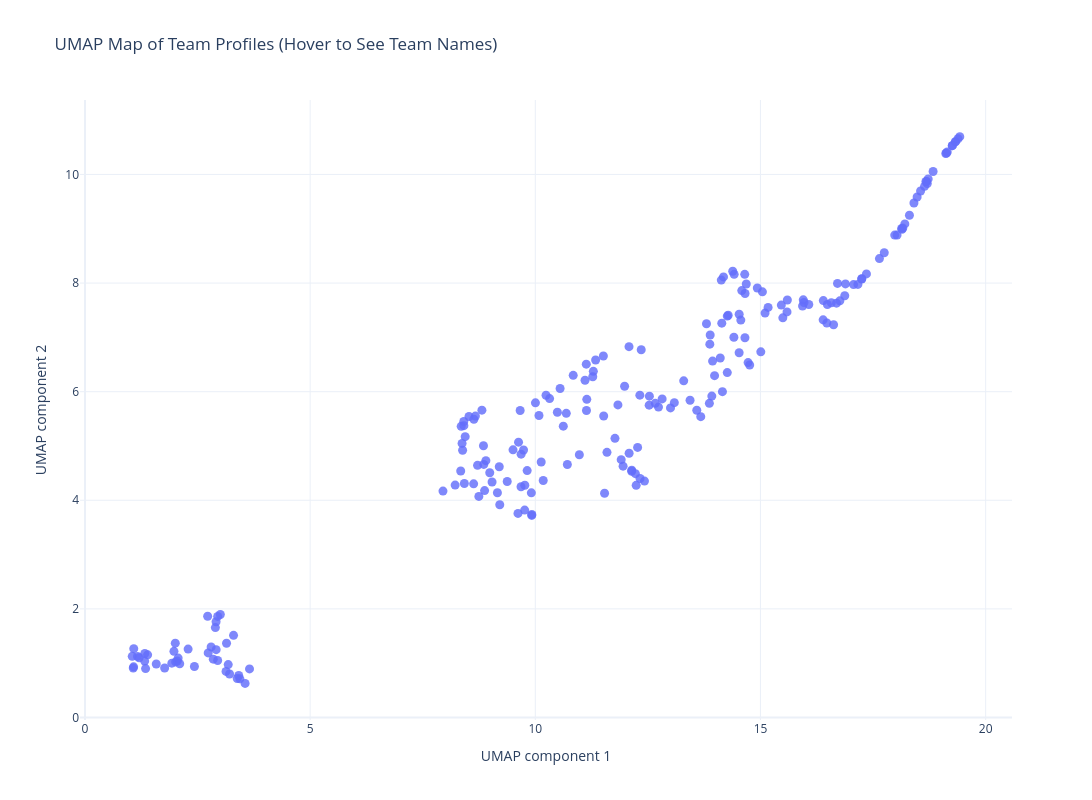

Notebook code cell kept with this figure:
### Markdown cell above
## Extra Presentation Section 4 — UMAP Team Map

UMAP is optional. If the package is installed, a third 2D team map is generated.

### Code cell
if UMAP_AVAILABLE and len(team_profile) >= 5:
    reducer = umap.UMAP(n_components=2, random_state=42)
    team_profile_umap = reducer.fit_transform(profile_scaled)

    team_profile["umap_1"] = team_profile_umap[:, 0]
    team_profile["umap_2"] = team_profile_umap[:, 1]

    save_clean_static_scatter(
        team_profile,
        x_col="umap_1",
        y_col="umap_2",
        title="UMAP Map of Team Profiles",
        x_label="UMAP component 1",
        y_label="UMAP component 2",
        png_path=EXTRA_FIGURES_DIR / "18_team_profile_umap_map_clean.png",
    )

    save_interactive_team_scatter(
        team_profile,
        x_col="umap_1",
        y_col="umap_2",
        title="UMAP Map of Team Profiles (Hover to See Team Names)",
        x_label="UMAP component 1",
        y_label="UMAP component 2",
        html_path=INTERACTIVE_FIGURES_DIR / "18_team_profile_umap_map_interactive.html",
        extra_hover_cols=profile_features,
    )
else:
    print("UMAP is not available or there are not enough teams.")

### Figure 1 — Plotly figure (JSON) as saved in the notebook; plotly's stock layout.template omitted (floating-point values rounded to 4 significant figures; data arrays with more than 128 entries replaced by an {"elided": "..."} marker saying what was removed)
{"data": [{"customdata": {"elided": "216x8 float values"}, "hovertemplate": "<b>%{hovertext}</b><br><br>umap_1=%{x}<br>umap_2=%{y}<br>matches=%{customdata[0]}<br>avg_goals_for=%{customdata[1]}<br>avg_goals_against=%{customdata[2]}<br>avg_goal_diff=%{customdata[3]}<br>avg_points=%{customdata[4]}<br>win_rate=%{customdata[5]}<br>draw_rate=%{customdata[6]}<br>loss_rate=%{customdata[7]}<extra></extra>", "hovertext": {"elided": "216 str values"}, "legendgroup": "", "marker": {"color": "#636efa", "opacity": 0.82, "size": 9, "symbol": "circle"}, "mode": "markers", "name": "", "orientation": "v", "showlegend": false, "type": "scatter", "x": {"elided": "216 float values"}, "xaxis": "x", "y": {"elided": "216 float values"}, "yaxis": "y"}], "layout": {"height": 800, "legend": {"tracegroupgap": 0}, "title": {"text": "UMAP Map of Team Profiles (Hover to See Team Names)"}, "width": 1100, "xaxis": {"anchor": "y", "domain": [0, 1], "title": {"text": "UMAP component 1"}}, "yaxis": {"anchor": "x", "domain": [0, 1], "title": {"text": "UMAP component 2"}}}}
